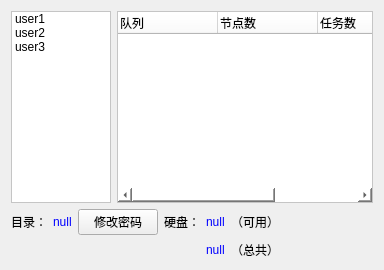
                     <widget class="QWidget" name="tab_control_user_1">
                      <attribute name="title">
                       <string>查看</string>
                      </attribute>
                      <layout class="QVBoxLayout" name="verticalLayout_30">
                       <item>
                        <layout class="QHBoxLayout" name="horizontalLayout_46">
                         <item>
                          <widget class="QListWidget" name="listWidget_manager_user_view1">
                           <property name="sizePolicy">
                            <sizepolicy hsizetype="Fixed" vsizetype="Expanding">
                             <horstretch>0</horstretch>
                             <verstretch>0</verstretch>
                            </sizepolicy>
                           </property>
                           <property name="minimumSize">
                            <size>
                             <width>100</width>
                             <height>0</height>
                            </size>
                           </property>
                           <property name="maximumSize">
                            <size>
                             <width>100</width>
                             <height>16777215</height>
                            </size>
                           </property>
                           <property name="contextMenuPolicy">
                            <enum>Qt::CustomContextMenu</enum>
                           </property>
                           <property name="styleSheet">
                            <string notr="true">background-color: rgb(255, 255, 255);</string>
                           </property>
                           <property name="selectionMode">
                            <enum>QAbstractItemView::SingleSelection</enum>
                           </property>
                           <property name="selectionRectVisible">
                            <bool>true</bool>
                           </property>
                           <item>
                            <property name="text">
                             <string>user1</string>
                            </property>
                           </item>
                           <item>
                            <property name="text">
                             <string>user2</string>
                            </property>
                           </item>
                           <item>
                            <property name="text">
                             <string>user3</string>
                            </property>
                           </item>
                          </widget>
                         </item>
                         <item>
                          <widget class="QTreeWidget" name="treeWidget_manager_user_view2">
                           <property name="styleSheet">
                            <string notr="true">background-color: rgb(255, 255, 255);</string>
                           </property>
                           <column>
                            <property name="text">
                             <string>队列</string>
                            </property>
                           </column>
                           <column>
                            <property name="text">
                             <string>节点数</string>
                            </property>
                           </column>
                           <column>
                            <property name="text">
                             <string>任务数</string>
                            </property>
                           </column>
                           <column>
                            <property name="text">
                             <string>核数</string>
                            </property>
                           </column>
                          </widget>
                         </item>
                        </layout>
                       </item>
                       <item>
                        <layout class="QGridLayout" name="gridLayout_2">
                         <item row="0" column="0">
                          <layout class="QHBoxLayout" name="horizontalLayout_32">
                           <item>
                            <widget class="QLabel" name="label_control_user_view_content">
                             <property name="sizePolicy">
                              <sizepolicy hsizetype="Fixed" vsizetype="Fixed">
                               <horstretch>0</horstretch>
                               <verstretch>0</verstretch>
                              </sizepolicy>
                             </property>
                             <property name="text">
                              <string>目录：</string>
                             </property>
                            </widget>
                           </item>
                           <item>
                            <widget class="QLabel" name="label_control_user_view_content_show">
                             <property name="sizePolicy">
                              <sizepolicy hsizetype="Fixed" vsizetype="Fixed">
                               <horstretch>0</horstretch>
                               <verstretch>0</verstretch>
                              </sizepolicy>
                             </property>
                             <property name="styleSheet">
                              <string notr="true">color: rgb(0, 0, 255);</string>
                             </property>
                             <property name="text">
                              <string>null</string>
                             </property>
                            </widget>
                           </item>
                          </layout>
                         </item>
                         <item row="0" column="2">
                          <widget class="QLabel" name="label_control_user_view_disk">
                           <property name="sizePolicy">
                            <sizepolicy hsizetype="Fixed" vsizetype="Fixed">
                             <horstretch>0</horstretch>
                             <verstretch>0</verstretch>
                            </sizepolicy>
                           </property>
                           <property name="text">
                            <string>硬盘：</string>
                           </property>
                          </widget>
                         </item>
                         <item row="0" column="3">
                          <layout class="QHBoxLayout" name="horizontalLayout_34">
                           <item>
                            <widget class="QLabel" name="label_control_user_view_diskshow1">
                             <property name="sizePolicy">
                              <sizepolicy hsizetype="Fixed" vsizetype="Fixed">
                               <horstretch>0</horstretch>
                               <verstretch>0</verstretch>
                              </sizepolicy>
                             </property>
                             <property name="styleSheet">
                              <string notr="true">color: rgb(0, 0, 255);</string>
                             </property>
                             <property name="text">
                              <string>null</string>
                             </property>
                            </widget>
                           </item>
                           <item>
                            <widget class="QLabel" name="label_control_user_view_diskavailable">
                             <property name="sizePolicy">
                              <sizepolicy hsizetype="Preferred" vsizetype="Fixed">
                               <horstretch>0</horstretch>
                               <verstretch>0</verstretch>
                              </sizepolicy>
                             </property>
                             <property name="text">
                              <string>（可用）</string>
                             </property>
                            </widget>
                           </item>
                          </layout>
                         </item>
                         <item row="1" column="3">
                          <layout class="QHBoxLayout" name="horizontalLayout_35">
                           <item>
                            <widget class="QLabel" name="label_control_user_view_diskshow2">
                             <property name="sizePolicy">
                              <sizepolicy hsizetype="Fixed" vsizetype="Fixed">
                               <horstretch>0</horstretch>
                               <verstretch>0</verstretch>
                              </sizepolicy>
                             </property>
                             <property name="styleSheet">
                              <string notr="true">color: rgb(0, 0, 255);</string>
                             </property>
                             <property name="text">
                              <string>null</string>
                             </property>
                            </widget>
                           </item>
                           <item>
                            <widget class="QLabel" name="label_control_user_view_total">
                             <property name="sizePolicy">
                              <sizepolicy hsizetype="Preferred" vsizetype="Fixed">
                               <horstretch>0</horstretch>
                               <verstretch>0</verstretch>
                              </sizepolicy>
                             </property>
                             <property name="text">
                              <string>（总共）</string>
                             </property>
                            </widget>
                           </item>
                          </layout>
                         </item>
                         <item row="0" column="1">
                          <layout class="QHBoxLayout" name="horizontalLayout_33">
                           <item>
                            <widget class="QPushButton" name="pushButton_changepassword">
                             <property name="sizePolicy">
                              <sizepolicy hsizetype="Fixed" vsizetype="Fixed">
                               <horstretch>0</horstretch>
                               <verstretch>0</verstretch>
                              </sizepolicy>
                             </property>
                             <property name="text">
                              <string>修改密码</string>
                             </property>
                            </widget>
                           </item>
                          </layout>
                         </item>
                        </layout>
                       </item>
                      </layout>
                     </widget>
